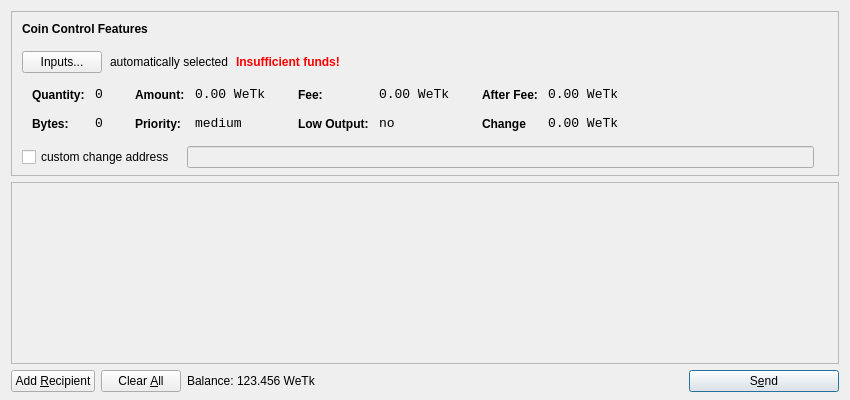
<?xml version="1.0" encoding="UTF-8"?>
<ui version="4.0">
 <class>SendCoinsDialog</class>
 <widget class="QDialog" name="SendCoinsDialog">
  <property name="geometry">
   <rect>
    <x>0</x>
    <y>0</y>
    <width>850</width>
    <height>400</height>
   </rect>
  </property>
  <property name="windowTitle">
   <string>Send Coins</string>
  </property>
  <layout class="QVBoxLayout" name="verticalLayout" stretch="0,1,0">
   <property name="bottomMargin">
    <number>8</number>
   </property>
   <item>
    <widget class="QFrame" name="frameCoinControl">
     <property name="sizePolicy">
      <sizepolicy hsizetype="Expanding" vsizetype="Expanding">
       <horstretch>0</horstretch>
       <verstretch>0</verstretch>
      </sizepolicy>
     </property>
     <property name="maximumSize">
      <size>
       <width>16777215</width>
       <height>16777215</height>
      </size>
     </property>
     <property name="frameShape">
      <enum>QFrame::StyledPanel</enum>
     </property>
     <property name="frameShadow">
      <enum>QFrame::Sunken</enum>
     </property>
     <layout class="QVBoxLayout" name="verticalLayoutCoinControl2">
      <property name="spacing">
       <number>-1</number>
      </property>
      <property name="leftMargin">
       <number>0</number>
      </property>
      <property name="topMargin">
       <number>0</number>
      </property>
      <property name="rightMargin">
       <number>0</number>
      </property>
      <property name="bottomMargin">
       <number>6</number>
      </property>
      <item>
       <layout class="QVBoxLayout" name="verticalLayoutCoinControl" stretch="0,0,0,0,1">
        <property name="spacing">
         <number>0</number>
        </property>
        <property name="leftMargin">
         <number>10</number>
        </property>
        <property name="topMargin">
         <number>10</number>
        </property>
        <item>
         <layout class="QHBoxLayout" name="horizontalLayoutCoinControl1">
          <property name="bottomMargin">
           <number>15</number>
          </property>
          <item>
           <widget class="QLabel" name="labelCoinControlFeatures">
            <property name="sizePolicy">
             <sizepolicy hsizetype="Preferred" vsizetype="Maximum">
              <horstretch>0</horstretch>
              <verstretch>0</verstretch>
             </sizepolicy>
            </property>
            <property name="font">
             <font>
              <weight>75</weight>
              <bold>true</bold>
             </font>
            </property>
            <property name="styleSheet">
             <string notr="true">font-weight:bold;</string>
            </property>
            <property name="text">
             <string>Coin Control Features</string>
            </property>
           </widget>
          </item>
         </layout>
        </item>
        <item>
         <layout class="QHBoxLayout" name="horizontalLayoutCoinControl2" stretch="0,0,0,0">
          <property name="spacing">
           <number>8</number>
          </property>
          <property name="bottomMargin">
           <number>10</number>
          </property>
          <item>
           <widget class="QPushButton" name="pushButtonCoinControl">
            <property name="styleSheet">
             <string notr="true"/>
            </property>
            <property name="text">
             <string>Inputs...</string>
            </property>
           </widget>
          </item>
          <item>
           <widget class="QLabel" name="labelCoinControlAutomaticallySelected">
            <property name="text">
             <string>automatically selected</string>
            </property>
            <property name="margin">
             <number>5</number>
            </property>
           </widget>
          </item>
          <item>
           <widget class="QLabel" name="labelCoinControlInsuffFunds">
            <property name="font">
             <font>
              <weight>75</weight>
              <bold>true</bold>
             </font>
            </property>
            <property name="styleSheet">
             <string notr="true">color:red;font-weight:bold;</string>
            </property>
            <property name="text">
             <string>Insufficient funds!</string>
            </property>
            <property name="margin">
             <number>5</number>
            </property>
           </widget>
          </item>
          <item>
           <spacer name="horizontalSpacerCoinControl">
            <property name="orientation">
             <enum>Qt::Horizontal</enum>
            </property>
            <property name="sizeHint" stdset="0">
             <size>
              <width>40</width>
              <height>1</height>
             </size>
            </property>
           </spacer>
          </item>
         </layout>
        </item>
        <item>
         <widget class="QWidget" name="widgetCoinControl" native="true">
          <property name="sizePolicy">
           <sizepolicy hsizetype="Preferred" vsizetype="Preferred">
            <horstretch>0</horstretch>
            <verstretch>0</verstretch>
           </sizepolicy>
          </property>
          <property name="minimumSize">
           <size>
            <width>0</width>
            <height>0</height>
           </size>
          </property>
          <property name="styleSheet">
           <string notr="true"/>
          </property>
          <layout class="QHBoxLayout" name="horizontalLayoutCoinControl5">
           <property name="margin">
            <number>0</number>
           </property>
           <item>
            <layout class="QHBoxLayout" name="horizontalLayoutCoinControl3" stretch="0,0,0,1">
             <property name="spacing">
              <number>20</number>
             </property>
             <property name="topMargin">
              <number>0</number>
             </property>
             <property name="bottomMargin">
              <number>10</number>
             </property>
             <item>
              <layout class="QFormLayout" name="formLayoutCoinControl1">
               <property name="horizontalSpacing">
                <number>10</number>
               </property>
               <property name="verticalSpacing">
                <number>14</number>
               </property>
               <property name="leftMargin">
                <number>10</number>
               </property>
               <property name="topMargin">
                <number>4</number>
               </property>
               <property name="rightMargin">
                <number>6</number>
               </property>
               <item row="0" column="0">
                <widget class="QLabel" name="labelCoinControlQuantityText">
                 <property name="styleSheet">
                  <string notr="true">font-weight:bold;</string>
                 </property>
                 <property name="text">
                  <string>Quantity:</string>
                 </property>
                 <property name="margin">
                  <number>0</number>
                 </property>
                </widget>
               </item>
               <item row="0" column="1">
                <widget class="QLabel" name="labelCoinControlQuantity">
                 <property name="font">
                  <font>
                   <family>Monospace</family>
                   <pointsize>10</pointsize>
                  </font>
                 </property>
                 <property name="cursor">
                  <cursorShape>IBeamCursor</cursorShape>
                 </property>
                 <property name="contextMenuPolicy">
                  <enum>Qt::ActionsContextMenu</enum>
                 </property>
                 <property name="text">
                  <string>0</string>
                 </property>
                 <property name="margin">
                  <number>0</number>
                 </property>
                 <property name="textInteractionFlags">
                  <set>Qt::LinksAccessibleByMouse|Qt::TextSelectableByKeyboard|Qt::TextSelectableByMouse</set>
                 </property>
                </widget>
               </item>
               <item row="1" column="0">
                <widget class="QLabel" name="labelCoinControlBytesText">
                 <property name="styleSheet">
                  <string notr="true">font-weight:bold;</string>
                 </property>
                 <property name="text">
                  <string>Bytes:</string>
                 </property>
                </widget>
               </item>
               <item row="1" column="1">
                <widget class="QLabel" name="labelCoinControlBytes">
                 <property name="font">
                  <font>
                   <family>Monospace</family>
                   <pointsize>10</pointsize>
                  </font>
                 </property>
                 <property name="cursor">
                  <cursorShape>IBeamCursor</cursorShape>
                 </property>
                 <property name="contextMenuPolicy">
                  <enum>Qt::ActionsContextMenu</enum>
                 </property>
                 <property name="text">
                  <string>0</string>
                 </property>
                 <property name="textInteractionFlags">
                  <set>Qt::LinksAccessibleByMouse|Qt::TextSelectableByKeyboard|Qt::TextSelectableByMouse</set>
                 </property>
                </widget>
               </item>
              </layout>
             </item>
             <item>
              <layout class="QFormLayout" name="formLayoutCoinControl2">
               <property name="horizontalSpacing">
                <number>10</number>
               </property>
               <property name="verticalSpacing">
                <number>14</number>
               </property>
               <property name="leftMargin">
                <number>6</number>
               </property>
               <property name="topMargin">
                <number>4</number>
               </property>
               <property name="rightMargin">
                <number>6</number>
               </property>
               <item row="0" column="0">
                <widget class="QLabel" name="labelCoinControlAmountText">
                 <property name="styleSheet">
                  <string notr="true">font-weight:bold;</string>
                 </property>
                 <property name="text">
                  <string>Amount:</string>
                 </property>
                 <property name="margin">
                  <number>0</number>
                 </property>
                </widget>
               </item>
               <item row="0" column="1">
                <widget class="QLabel" name="labelCoinControlAmount">
                 <property name="font">
                  <font>
                   <family>Monospace</family>
                   <pointsize>10</pointsize>
                  </font>
                 </property>
                 <property name="cursor">
                  <cursorShape>IBeamCursor</cursorShape>
                 </property>
                 <property name="contextMenuPolicy">
                  <enum>Qt::ActionsContextMenu</enum>
                 </property>
                 <property name="text">
                  <string>0.00 WeTk</string>
                 </property>
                 <property name="textInteractionFlags">
                  <set>Qt::LinksAccessibleByMouse|Qt::TextSelectableByKeyboard|Qt::TextSelectableByMouse</set>
                 </property>
                </widget>
               </item>
               <item row="1" column="0">
                <widget class="QLabel" name="labelCoinControlPriorityText">
                 <property name="styleSheet">
                  <string notr="true">font-weight:bold;</string>
                 </property>
                 <property name="text">
                  <string>Priority:</string>
                 </property>
                </widget>
               </item>
               <item row="1" column="1">
                <widget class="QLabel" name="labelCoinControlPriority">
                 <property name="font">
                  <font>
                   <family>Monospace</family>
                   <pointsize>10</pointsize>
                  </font>
                 </property>
                 <property name="cursor">
                  <cursorShape>IBeamCursor</cursorShape>
                 </property>
                 <property name="contextMenuPolicy">
                  <enum>Qt::ActionsContextMenu</enum>
                 </property>
                 <property name="text">
                  <string>medium</string>
                 </property>
                 <property name="textInteractionFlags">
                  <set>Qt::LinksAccessibleByMouse|Qt::TextSelectableByKeyboard|Qt::TextSelectableByMouse</set>
                 </property>
                </widget>
               </item>
              </layout>
             </item>
             <item>
              <layout class="QFormLayout" name="formLayoutCoinControl3">
               <property name="horizontalSpacing">
                <number>10</number>
               </property>
               <property name="verticalSpacing">
                <number>14</number>
               </property>
               <property name="leftMargin">
                <number>6</number>
               </property>
               <property name="topMargin">
                <number>4</number>
               </property>
               <property name="rightMargin">
                <number>6</number>
               </property>
               <item row="0" column="0">
                <widget class="QLabel" name="labelCoinControlFeeText">
                 <property name="styleSheet">
                  <string notr="true">font-weight:bold;</string>
                 </property>
                 <property name="text">
                  <string>Fee:</string>
                 </property>
                 <property name="margin">
                  <number>0</number>
                 </property>
                </widget>
               </item>
               <item row="0" column="1">
                <widget class="QLabel" name="labelCoinControlFee">
                 <property name="font">
                  <font>
                   <family>Monospace</family>
                   <pointsize>10</pointsize>
                  </font>
                 </property>
                 <property name="cursor">
                  <cursorShape>IBeamCursor</cursorShape>
                 </property>
                 <property name="contextMenuPolicy">
                  <enum>Qt::ActionsContextMenu</enum>
                 </property>
                 <property name="text">
                  <string>0.00 WeTk</string>
                 </property>
                 <property name="textInteractionFlags">
                  <set>Qt::LinksAccessibleByMouse|Qt::TextSelectableByKeyboard|Qt::TextSelectableByMouse</set>
                 </property>
                </widget>
               </item>
               <item row="1" column="0">
                <widget class="QLabel" name="labelCoinControlLowOutputText">
                 <property name="styleSheet">
                  <string notr="true">font-weight:bold;</string>
                 </property>
                 <property name="text">
                  <string>Low Output:</string>
                 </property>
                </widget>
               </item>
               <item row="1" column="1">
                <widget class="QLabel" name="labelCoinControlLowOutput">
                 <property name="font">
                  <font>
                   <family>Monospace</family>
                   <pointsize>10</pointsize>
                  </font>
                 </property>
                 <property name="cursor">
                  <cursorShape>IBeamCursor</cursorShape>
                 </property>
                 <property name="contextMenuPolicy">
                  <enum>Qt::ActionsContextMenu</enum>
                 </property>
                 <property name="text">
                  <string>no</string>
                 </property>
                 <property name="textInteractionFlags">
                  <set>Qt::LinksAccessibleByMouse|Qt::TextSelectableByKeyboard|Qt::TextSelectableByMouse</set>
                 </property>
                </widget>
               </item>
              </layout>
             </item>
             <item>
              <layout class="QFormLayout" name="formLayoutCoinControl4">
               <property name="horizontalSpacing">
                <number>10</number>
               </property>
               <property name="verticalSpacing">
                <number>14</number>
               </property>
               <property name="leftMargin">
                <number>6</number>
               </property>
               <property name="topMargin">
                <number>4</number>
               </property>
               <property name="rightMargin">
                <number>6</number>
               </property>
               <item row="0" column="0">
                <widget class="QLabel" name="labelCoinControlAfterFeeText">
                 <property name="styleSheet">
                  <string notr="true">font-weight:bold;</string>
                 </property>
                 <property name="text">
                  <string>After Fee:</string>
                 </property>
                 <property name="margin">
                  <number>0</number>
                 </property>
                </widget>
               </item>
               <item row="0" column="1">
                <widget class="QLabel" name="labelCoinControlAfterFee">
                 <property name="font">
                  <font>
                   <family>Monospace</family>
                   <pointsize>10</pointsize>
                  </font>
                 </property>
                 <property name="cursor">
                  <cursorShape>IBeamCursor</cursorShape>
                 </property>
                 <property name="contextMenuPolicy">
                  <enum>Qt::ActionsContextMenu</enum>
                 </property>
                 <property name="text">
                  <string>0.00 WeTk</string>
                 </property>
                 <property name="textInteractionFlags">
                  <set>Qt::LinksAccessibleByMouse|Qt::TextSelectableByKeyboard|Qt::TextSelectableByMouse</set>
                 </property>
                </widget>
               </item>
               <item row="1" column="0">
                <widget class="QLabel" name="labelCoinControlChangeText">
                 <property name="styleSheet">
                  <string notr="true">font-weight:bold;</string>
                 </property>
                 <property name="text">
                  <string>Change</string>
                 </property>
                </widget>
               </item>
               <item row="1" column="1">
                <widget class="QLabel" name="labelCoinControlChange">
                 <property name="font">
                  <font>
                   <family>Monospace</family>
                   <pointsize>10</pointsize>
                  </font>
                 </property>
                 <property name="cursor">
                  <cursorShape>IBeamCursor</cursorShape>
                 </property>
                 <property name="contextMenuPolicy">
                  <enum>Qt::ActionsContextMenu</enum>
                 </property>
                 <property name="text">
                  <string>0.00 WeTk</string>
                 </property>
                 <property name="textInteractionFlags">
                  <set>Qt::LinksAccessibleByMouse|Qt::TextSelectableByKeyboard|Qt::TextSelectableByMouse</set>
                 </property>
                </widget>
               </item>
              </layout>
             </item>
            </layout>
           </item>
          </layout>
         </widget>
        </item>
        <item>
         <layout class="QHBoxLayout" name="horizontalLayoutCoinControl4" stretch="0,0,0">
          <property name="spacing">
           <number>12</number>
          </property>
          <property name="sizeConstraint">
           <enum>QLayout::SetDefaultConstraint</enum>
          </property>
          <property name="topMargin">
           <number>5</number>
          </property>
          <property name="rightMargin">
           <number>5</number>
          </property>
          <item>
           <widget class="QCheckBox" name="checkBoxCoinControlChange">
            <property name="text">
             <string>custom change address</string>
            </property>
           </widget>
          </item>
          <item>
           <widget class="QLineEdit" name="lineEditCoinControlChange">
            <property name="enabled">
             <bool>false</bool>
            </property>
            <property name="sizePolicy">
             <sizepolicy hsizetype="Expanding" vsizetype="Fixed">
              <horstretch>0</horstretch>
              <verstretch>0</verstretch>
             </sizepolicy>
            </property>
           </widget>
          </item>
          <item>
           <widget class="QLabel" name="labelCoinControlChangeLabel">
            <property name="sizePolicy">
             <sizepolicy hsizetype="Preferred" vsizetype="Expanding">
              <horstretch>0</horstretch>
              <verstretch>0</verstretch>
             </sizepolicy>
            </property>
            <property name="minimumSize">
             <size>
              <width>0</width>
              <height>0</height>
             </size>
            </property>
            <property name="text">
             <string/>
            </property>
            <property name="margin">
             <number>3</number>
            </property>
           </widget>
          </item>
         </layout>
        </item>
        <item>
         <spacer name="verticalSpacerCoinControl">
          <property name="orientation">
           <enum>Qt::Vertical</enum>
          </property>
          <property name="sizeHint" stdset="0">
           <size>
            <width>800</width>
            <height>1</height>
           </size>
          </property>
         </spacer>
        </item>
       </layout>
      </item>
     </layout>
    </widget>
   </item>
   <item>
    <widget class="QScrollArea" name="scrollArea">
     <property name="widgetResizable">
      <bool>true</bool>
     </property>
     <widget class="QWidget" name="scrollAreaWidgetContents">
      <property name="geometry">
       <rect>
        <x>0</x>
        <y>0</y>
        <width>830</width>
        <height>165</height>
       </rect>
      </property>
      <layout class="QVBoxLayout" name="verticalLayout_2">
       <property name="margin">
        <number>0</number>
       </property>
       <item>
        <layout class="QVBoxLayout" name="entries">
         <property name="spacing">
          <number>6</number>
         </property>
        </layout>
       </item>
       <item>
        <spacer name="verticalSpacer">
         <property name="orientation">
          <enum>Qt::Vertical</enum>
         </property>
         <property name="sizeHint" stdset="0">
          <size>
           <width>20</width>
           <height>40</height>
          </size>
         </property>
        </spacer>
       </item>
      </layout>
     </widget>
    </widget>
   </item>
   <item>
    <layout class="QHBoxLayout" name="horizontalLayout">
     <item>
      <widget class="QPushButton" name="addButton">
       <property name="toolTip">
        <string>Send to multiple recipients at once</string>
       </property>
       <property name="text">
        <string>Add &amp;Recipient</string>
       </property>
       <property name="icon">
        <iconset resource="../bitcoin.qrc">
         <normaloff>:/icons/add</normaloff>:/icons/add</iconset>
       </property>
       <property name="autoDefault">
        <bool>false</bool>
       </property>
      </widget>
     </item>
     <item>
      <widget class="QPushButton" name="clearButton">
       <property name="sizePolicy">
        <sizepolicy hsizetype="Minimum" vsizetype="Fixed">
         <horstretch>0</horstretch>
         <verstretch>0</verstretch>
        </sizepolicy>
       </property>
       <property name="toolTip">
        <string>Remove all transaction fields</string>
       </property>
       <property name="text">
        <string>Clear &amp;All</string>
       </property>
       <property name="icon">
        <iconset resource="../bitcoin.qrc">
         <normaloff>:/icons/remove</normaloff>:/icons/remove</iconset>
       </property>
       <property name="autoRepeatDelay">
        <number>300</number>
       </property>
       <property name="autoDefault">
        <bool>false</bool>
       </property>
      </widget>
     </item>
     <item>
      <layout class="QHBoxLayout" name="horizontalLayout_2">
       <property name="spacing">
        <number>3</number>
       </property>
       <item>
        <widget class="QLabel" name="label">
         <property name="sizePolicy">
          <sizepolicy hsizetype="Preferred" vsizetype="Fixed">
           <horstretch>0</horstretch>
           <verstretch>0</verstretch>
          </sizepolicy>
         </property>
         <property name="text">
          <string>Balance:</string>
         </property>
        </widget>
       </item>
       <item>
        <widget class="QLabel" name="labelBalance">
         <property name="sizePolicy">
          <sizepolicy hsizetype="Preferred" vsizetype="Fixed">
           <horstretch>0</horstretch>
           <verstretch>0</verstretch>
          </sizepolicy>
         </property>
         <property name="cursor">
          <cursorShape>IBeamCursor</cursorShape>
         </property>
         <property name="text">
          <string>123.456 WeTk</string>
         </property>
         <property name="textInteractionFlags">
          <set>Qt::LinksAccessibleByMouse|Qt::TextSelectableByKeyboard|Qt::TextSelectableByMouse</set>
         </property>
        </widget>
       </item>
      </layout>
     </item>
     <item>
      <spacer name="horizontalSpacer">
       <property name="orientation">
        <enum>Qt::Horizontal</enum>
       </property>
       <property name="sizeHint" stdset="0">
        <size>
         <width>40</width>
         <height>20</height>
        </size>
       </property>
      </spacer>
     </item>
     <item>
      <widget class="QPushButton" name="sendButton">
       <property name="minimumSize">
        <size>
         <width>150</width>
         <height>0</height>
        </size>
       </property>
       <property name="toolTip">
        <string>Confirm the send action</string>
       </property>
       <property name="text">
        <string>S&amp;end</string>
       </property>
       <property name="icon">
        <iconset resource="../bitcoin.qrc">
         <normaloff>:/icons/send</normaloff>:/icons/send</iconset>
       </property>
       <property name="default">
        <bool>true</bool>
       </property>
      </widget>
     </item>
    </layout>
   </item>
  </layout>
 </widget>
 <resources>
  <include location="../bitcoin.qrc"/>
 </resources>
 <connections/>
</ui>
